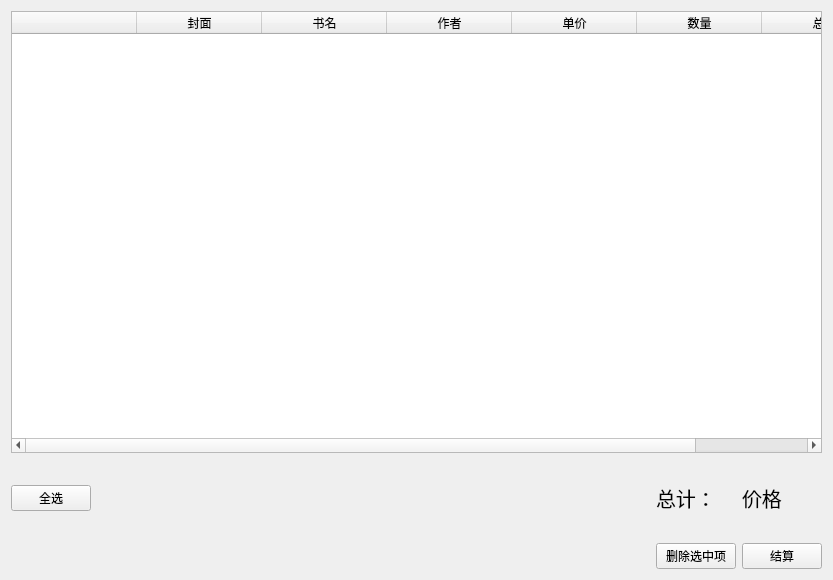
<?xml version="1.0" encoding="UTF-8"?>
<ui version="4.0">
 <class>cart</class>
 <widget class="QWidget" name="cart">
  <property name="geometry">
   <rect>
    <x>0</x>
    <y>0</y>
    <width>833</width>
    <height>580</height>
   </rect>
  </property>
  <property name="windowTitle">
   <string>购物车</string>
  </property>
  <layout class="QGridLayout" name="gridLayout">
   <property name="verticalSpacing">
    <number>30</number>
   </property>
   <item row="0" column="0" colspan="4">
    <widget class="QTableWidget" name="tableWidget">
     <attribute name="horizontalHeaderVisible">
      <bool>true</bool>
     </attribute>
     <attribute name="horizontalHeaderDefaultSectionSize">
      <number>125</number>
     </attribute>
     <attribute name="horizontalHeaderStretchLastSection">
      <bool>true</bool>
     </attribute>
     <attribute name="verticalHeaderVisible">
      <bool>false</bool>
     </attribute>
     <attribute name="verticalHeaderDefaultSectionSize">
      <number>90</number>
     </attribute>
     <column>
      <property name="text">
       <string/>
      </property>
     </column>
     <column>
      <property name="text">
       <string>封面</string>
      </property>
     </column>
     <column>
      <property name="text">
       <string>书名</string>
      </property>
     </column>
     <column>
      <property name="text">
       <string>作者</string>
      </property>
     </column>
     <column>
      <property name="text">
       <string>单价</string>
      </property>
     </column>
     <column>
      <property name="text">
       <string>数量</string>
      </property>
     </column>
     <column>
      <property name="text">
       <string>总价</string>
      </property>
     </column>
    </widget>
   </item>
   <item row="1" column="0">
    <widget class="QPushButton" name="pushButton_selectall">
     <property name="text">
      <string>全选</string>
     </property>
    </widget>
   </item>
   <item row="1" column="1">
    <spacer name="horizontalSpacer">
     <property name="orientation">
      <enum>Qt::Horizontal</enum>
     </property>
     <property name="sizeHint" stdset="0">
      <size>
       <width>598</width>
       <height>20</height>
      </size>
     </property>
    </spacer>
   </item>
   <item row="1" column="2">
    <widget class="QLabel" name="label_total_price">
     <property name="font">
      <font>
       <pointsize>15</pointsize>
      </font>
     </property>
     <property name="text">
      <string>总计：</string>
     </property>
    </widget>
   </item>
   <item row="1" column="3">
    <widget class="QLabel" name="price">
     <property name="font">
      <font>
       <pointsize>15</pointsize>
      </font>
     </property>
     <property name="text">
      <string>价格</string>
     </property>
    </widget>
   </item>
   <item row="2" column="0" colspan="2">
    <spacer name="horizontalSpacer_2">
     <property name="orientation">
      <enum>Qt::Horizontal</enum>
     </property>
     <property name="sizeHint" stdset="0">
      <size>
       <width>598</width>
       <height>20</height>
      </size>
     </property>
    </spacer>
   </item>
   <item row="2" column="2">
    <widget class="QPushButton" name="pushButton_clear">
     <property name="text">
      <string>删除选中项</string>
     </property>
    </widget>
   </item>
   <item row="2" column="3">
    <widget class="QPushButton" name="pushButton_pay">
     <property name="text">
      <string>结算</string>
     </property>
    </widget>
   </item>
  </layout>
 </widget>
 <resources/>
 <connections/>
</ui>
